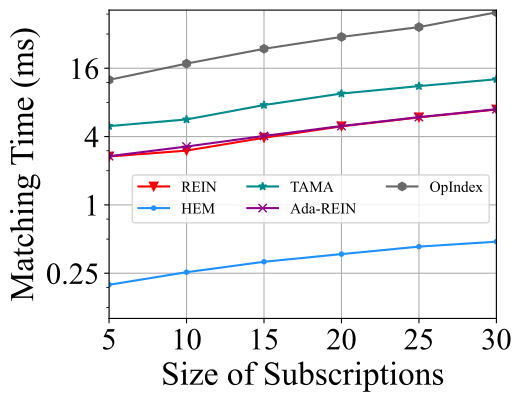

Write Python code to recreate this figure.
import matplotlib
import matplotlib.pyplot as plt
import numpy as np
from matplotlib import rc
from matplotlib.pyplot import MultipleLocator

rc('mathtext', default='regular')

plt.rcParams['axes.unicode_minus'] = False
plt.rcParams['font.family'] = ['Times New Roman']  #
Name = ["REIN", "HEM", "Simple", "TAMA", "Ada-REIN", "OpIndex"]
x = [5, 10, 15, 20, 25, 30]

Rein = [6.928553, 5.905597, 4.924651, 3.907403, 3.009564, 2.670325]
AdaREIN = [6.968948, 5.934843, 4.955735, 4.051646, 3.267344, 2.687540]
HEM = [0.474652, 0.429097, 0.368811, 0.315633, 0.255439, 0.197971]
TAMA = [12.798376, 11.134401, 9.572079, 7.582473, 5.660134, 4.948571]
OpIndex = [49.758897, 36.853753, 30.202386, 23.727563, 17.570755, 12.638957]

Rein.reverse()
AdaREIN.reverse()
HEM.reverse()
TAMA.reverse()
OpIndex.reverse()

lsize = 24

fig = plt.figure(figsize=(5, 4))
ax = fig.add_subplot(111)
ax.set_xlabel('Size of Subscriptions', fontsize=lsize)
ax.set_ylabel('Matching Time (ms)', fontsize=lsize)
# plt.xticks(range(0,10))
ax.plot(x, Rein, marker='v', color='r', label=Name[0])
ax.plot(x, HEM, marker='.', color='DODGERBLUE', label=Name[1])
# ax.plot(x, Simple, marker='D', color='deepskyblue', label=Name[2]) #
ax.plot(x, TAMA, marker='*', color='DarkCyan', label=Name[3])
ax.plot(x, AdaREIN, marker='x', color='DarkMagenta', label=Name[4])
ax.plot(x, OpIndex, marker='h', color='DimGray', label=Name[5])  #   slategray

ax.legend(fontsize=11, ncol=3, loc=(0.3 / 5, 1.55 / 5))  #fontsize=10 ,
ax.grid()
ax.set_xlim(5, 30)
ax.set_xticks(x)
# ax.set_xticklabels(x)

ax.set_yscale("log", base=4, subs=[2, 3])
ax.set_ylim(0.1, 52)
# ax.set_yticks([0,2,8,32])
ax.set_yticklabels(['0', '0', '0.25', '1', '4', '16', '64'])
ax.set_zorder(0)
plt.tick_params(labelsize=22)
gcf = plt.gcf()
plt.show()
gcf.savefig('./exp6_Ss.pdf', format='pdf', bbox_inches='tight')
